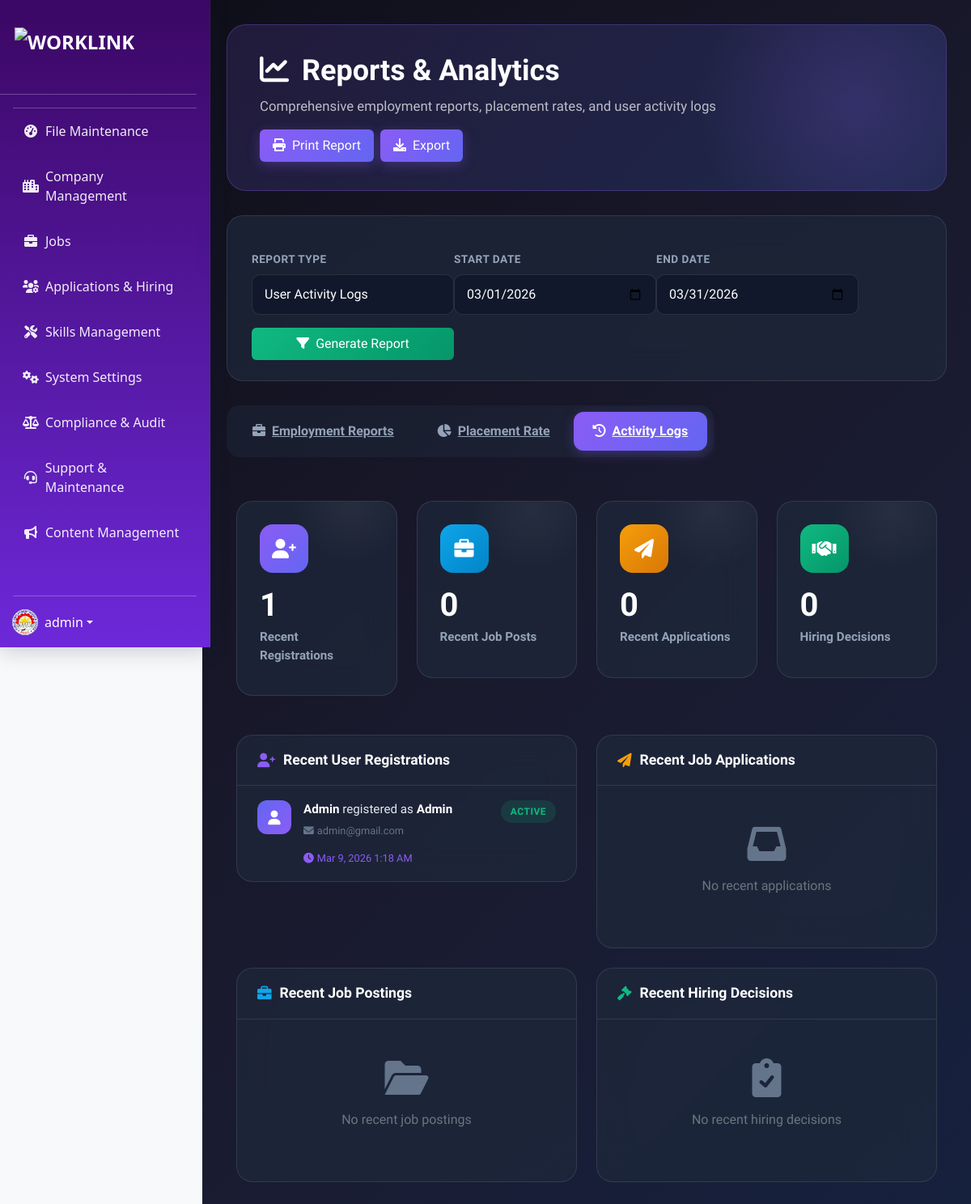
/admin/reports.php?report_type=activity&start_date=2026-03-01&end_date=2026-03-31 (signed in), run on the app's committed database.
### tables this page shows
CREATE TABLE IF NOT EXISTS users (
    id INT PRIMARY KEY AUTO_INCREMENT,
    username VARCHAR(50) UNIQUE NOT NULL,
    email VARCHAR(100) UNIQUE NOT NULL,
    password VARCHAR(255) NOT NULL,
    role ENUM('admin', 'employee', 'employer') NOT NULL,
    status ENUM('active', 'pending', 'suspended') DEFAULT 'active',
    profile_picture VARCHAR(255) NULL,
    two_factor_enabled BOOLEAN DEFAULT 0,
    two_factor_secret VARCHAR(255) NULL,
    email_notifications BOOLEAN DEFAULT 1,
    system_alerts BOOLEAN DEFAULT 1,
    last_activity TIMESTAMP DEFAULT CURRENT_TIMESTAMP ON UPDATE CURRENT_TIMESTAMP,
    created_at TIMESTAMP DEFAULT CURRENT_TIMESTAMP,
    updated_at TIMESTAMP DEFAULT CURRENT_TIMESTAMP ON UPDATE CURRENT_TIMESTAMP
);

### admin/reports.php (the view, shortened to what the rows shown need)
<?php
include '../config.php';
$start_date = $_GET['start_date'] ?? date('Y-m-01');
$end_date = $_GET['end_date'] ?? date('Y-m-t');
$report_type = $_GET['report_type'] ?? 'employment';
$employment_stats = [];
$employment_stats['total_applications'] = $pdo->query("SELECT COUNT(*) FROM job_applications")->fetchColumn();
$stmt = $pdo->prepare("SELECT COUNT(*) FROM job_applications WHERE DATE(applied_date) BETWEEN ? AND ?");
$stmt->execute([$start_date, $end_date]);
$employment_stats['period_applications'] = $stmt->fetchColumn();
$employment_stats['total_hired'] = $pdo->query("SELECT COUNT(*) FROM job_applications WHERE status = 'accepted'")->fetchColumn();
$stmt = $pdo->prepare("SELECT COUNT(*) FROM job_applications WHERE status = 'accepted' AND DATE(applied_date) BETWEEN ? AND ?");
$stmt->execute([$start_date, $end_date]);
$employment_stats['period_hired'] = $stmt->fetchColumn();
$employment_stats['pending'] = $pdo->query("SELECT COUNT(*) FROM job_applications WHERE status = 'pending'")->fetchColumn();
$employment_stats['active_job_seekers'] = $pdo->query("SELECT COUNT(*) FROM employee_profiles ep JOIN users u ON ep.user_id = u.id WHERE u.status = 'active'")->fetchColumn();
$recent_registrations = $pdo->query("
    SELECT u.id, u.username, u.email, u.role, u.created_at, u.status,
           CASE
               WHEN u.role = 'employee' THEN CONCAT(ep.first_name, ' ', ep.last_name)
               WHEN u.role = 'employer' THEN c.company_name
               ELSE 'Admin'
           END as display_name
    FROM users u
    LEFT JOIN employee_profiles ep ON u.id = ep.user_id
    LEFT JOIN companies c ON u.id = c.user_id
    ORDER BY u.created_at DESC
    LIMIT 15
")->fetchAll();
$top_jobs = $pdo->query("
    SELECT jp.title, c.company_name,
           COUNT(ja.id) as total_applications,
           SUM(CASE WHEN ja.status = 'accepted' THEN 1 ELSE 0 END) as hired,
           SUM(CASE WHEN ja.status = 'pending' THEN 1 ELSE 0 END) as pending
    FROM job_postings jp
    LEFT JOIN job_applications ja ON jp.id = ja.job_id
    JOIN companies c ON jp.company_id = c.id
    GROUP BY jp.id, jp.title, c.company_name
    HAVING total_applications > 0
    ORDER BY total_applications DESC
    LIMIT 10
")->fetchAll();
?>
<!DOCTYPE html>
<html lang="en">
<head>
    <link href="https://cdn.jsdelivr.net/npm/bootstrap@5.1.3/dist/css/bootstrap.min.css" rel="stylesheet">
    <link href="https://cdnjs.cloudflare.com/ajax/libs/font-awesome/6.0.0/css/all.min.css" rel="stylesheet">
    <link href="../assets/style.css" rel="stylesheet">
</head>
<body class="admin-layout">
    <div class="main-content reports-container">
        <div class="reports-header">
            <div class="d-flex justify-content-between align-items-center flex-wrap gap-3">
                <div>
                    <h1><i class="fas fa-chart-line me-3"></i>Reports & Analytics</h1>
                </div>
            </div>
        </div>
        <?php if ($report_type === 'employment'): ?>
        <div class="row g-4 mb-4">
            <div class="col-lg-3 col-md-6">
                <div class="stat-card-report">
                    <div class="stat-icon-box stat-icon-purple">
                        <i class="fas fa-file-alt"></i>
                    </div>
                    <div class="stat-number-report"><?php echo number_format($employment_stats['total_applications']); ?></div>
                    <div class="stat-label-report">Total Applications</div>
                    <span class="stat-change positive">
                        <i class="fas fa-arrow-up"></i>
                        +<?php echo number_format($employment_stats['period_applications']); ?> this period
                    </span>
                </div>
            </div>
            <div class="col-lg-3 col-md-6">
                <div class="stat-card-report">
                    <div class="stat-icon-box stat-icon-emerald">
                        <i class="fas fa-user-check"></i>
                    </div>
                    <div class="stat-number-report"><?php echo number_format($employment_stats['total_hired']); ?></div>
                    <div class="stat-label-report">Total Hired</div>
                    <span class="stat-change positive">
                        <i class="fas fa-arrow-up"></i>
                        +<?php echo number_format($employment_stats['period_hired']); ?> this period
                    </span>
                </div>
            </div>
            <div class="col-lg-3 col-md-6">
                <div class="stat-card-report">
                    <div class="stat-icon-box stat-icon-amber">
                        <i class="fas fa-clock"></i>
                    </div>
                    <div class="stat-number-report"><?php echo number_format($employment_stats['pending']); ?></div>
                    <div class="stat-label-report">Pending Review</div>
                </div>
            </div>
            <div class="col-lg-3 col-md-6">
                <div class="stat-card-report">
                    <div class="stat-icon-box stat-icon-sky">
                        <i class="fas fa-users"></i>
                    </div>
                    <div class="stat-number-report"><?php echo number_format($employment_stats['active_job_seekers']); ?></div>
                    <div class="stat-label-report">Active Job Seekers</div>
                </div>
            </div>
        </div>
        <div class="row g-4 mb-4">
            <div class="col-lg-8">
                <div class="chart-card">
                    <div class="chart-header">
                        <h5 class="chart-title">
                            <i class="fas fa-chart-line"></i>
                            Applications & Placements Trend
                        </h5>
                    </div>
                    <div class="chart-body">
                        <canvas id="trendChart" height="120"></canvas>
                    </div>
                </div>
            </div>
            <div class="col-lg-4">
                <div class="chart-card">
                    <div class="chart-header">
                        <h5 class="chart-title">
                            <i class="fas fa-chart-pie"></i>
                            Application Status
                        </h5>
                    </div>
                    <div class="chart-body">
                        <canvas id="statusChart" height="200"></canvas>
                    </div>
                </div>
            </div>
        </div>
        <div class="table-card mb-4">
            <div class="chart-header">
                <h5 class="chart-title">
                    <i class="fas fa-trophy"></i>
                    Top Performing Job Listings
                </h5>
            </div>
            <table class="table table-dark-custom">
                <thead>
                    <tr>
                        <th>Rank</th>
                        <th>Job Title</th>
                        <th>Company</th>
                        <th>Applications</th>
                        <th>Hired</th>
                        <th>Pending</th>
                    </tr>
                </thead>
                <tbody>
                    <?php foreach ($top_jobs as $index => $job): ?>
                    <tr>
                        <td>
                            <span class="rank-badge <?php echo $index < 3 ? 'rank-' . ($index + 1) : 'rank-default'; ?>">
                                <?php echo $index + 1; ?>
                            </span>
                        </td>
                        <td><strong><?php echo htmlspecialchars($job['title']); ?></strong></td>
                        <td><?php echo htmlspecialchars($job['company_name']); ?></td>
                        <td><span class="status-pill status-active"><?php echo $job['total_applications']; ?></span></td>
                        <td><span class="status-pill status-accepted"><?php echo $job['hired']; ?></span></td>
                        <td><span class="status-pill status-pending"><?php echo $job['pending']; ?></span></td>
                    </tr>
                    <?php endforeach; ?>
                    <?php if (empty($top_jobs)): ?>
                    <tr>
                        <td colspan="6" class="text-center py-4">
                            <i class="fas fa-inbox fa-3x mb-3" style="color: #64748b;"></i>
                            <p class="text-muted mb-0">No job applications data available</p>
                        </td>
                    </tr>
                    <?php endif; ?>
                </tbody>
            </table>
        </div>
        <?php else: ?>
        <div class="row g-4">
            <div class="col-lg-6">
                <div class="activity-card">
                    <div class="activity-body">
                        <?php foreach ($recent_registrations as $user): ?>
                        <div class="activity-item">
                            <div class="activity-icon-wrapper activity-icon-user">
                                <i class="fas fa-user text-white"></i>
                            </div>
                            <div class="activity-content">
                                <div class="activity-text">
                                    <strong><?php echo htmlspecialchars($user['display_name'] ?: $user['username']); ?></strong>
                                    registered as <strong><?php echo ucfirst($user['role']); ?></strong>
                                </div>
                                <div class="activity-meta">
                                    <span><i class="fas fa-envelope me-1"></i><?php echo htmlspecialchars($user['email']); ?></span>
                                    <span class="activity-time"><i class="fas fa-clock me-1"></i><?php echo date('M j, Y g:i A', strtotime($user['created_at'])); ?></span>
                                </div>
                            </div>
                            <span class="status-pill status-<?php echo $user['status']; ?>"><?php echo ucfirst($user['status']); ?></span>
                        </div>
                        <?php endforeach; ?>
                    </div>
                </div>
            </div>
        </div>
        <?php endif; ?>
    </div>
</body>
</html>

### data on the page
users: username "Admin", role "Admin", email "admin@gmail.com", created_at "Mar 9, 2026 1:18 AM", status "ACTIVE"

### other printed values
$_SESSION['username'] "admin"
count($recent_registrations) "1"
count($recent_postings) "0"
count($recent_job_applications) "0"
count($hiring_decisions) "0"
